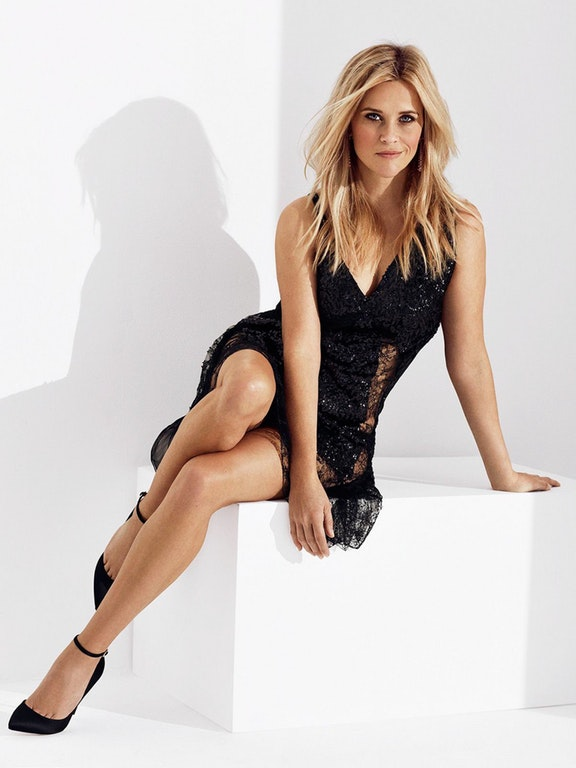
#> input picture images/reese.jpg, 576 x 768 px
$ python test.py
#> lines starting #> are read from the running program, lines starting #| are printed output that depends on the picture
import cv2
import numpy as np

cv2.namedWindow('Image', cv2.WINDOW_NORMAL)
img = cv2.imread('./images/reese.jpg')
#> img is the input picture: shape (768, 576, 3); mean B, G, R 196.9, 201.4, 210.7

grey = cv2.cvtColor(img, cv2.COLOR_BGR2GRAY)
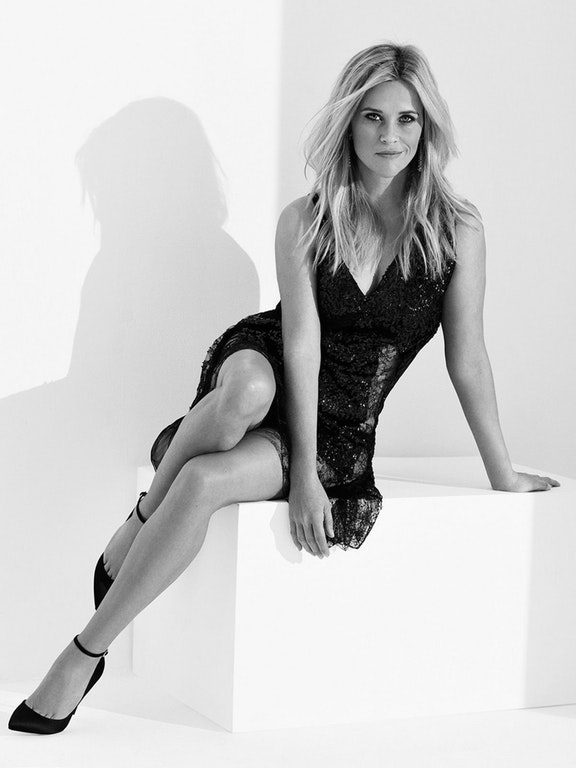
#> grey: shape (768, 576); min 0, max 255, mean 203.6
# Make the grey scale image have three channels
grey_3_channel = cv2.cvtColor(grey, cv2.COLOR_GRAY2BGR)

numpy_horizontal = np.hstack((img, grey_3_channel))
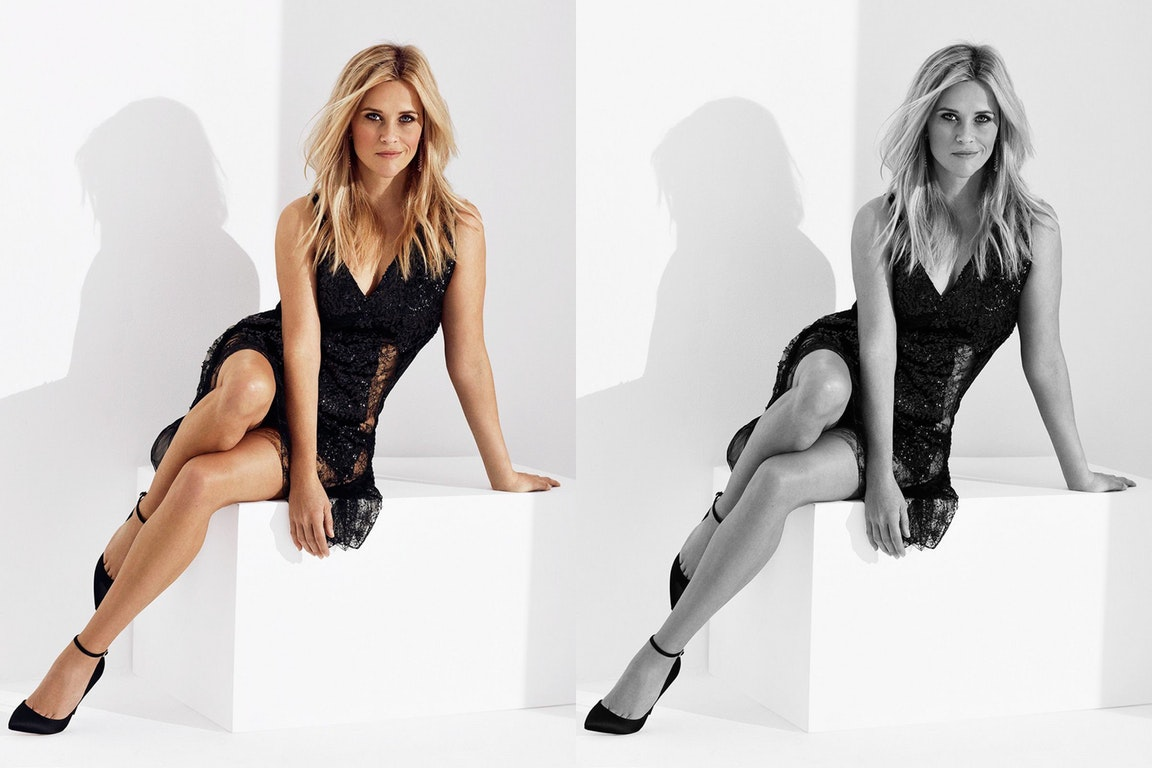
#> numpy_horizontal: shape (768, 1152, 3); mean B, G, R 200.3, 202.5, 207.2

numpy_horizontal_concat = np.concatenate((img, grey_3_channel), axis=1)

cv2.imshow('Numpy Horizontal Concat', numpy_horizontal_concat)

cv2.waitKey(0)

cv2.destroyAllWindows()
